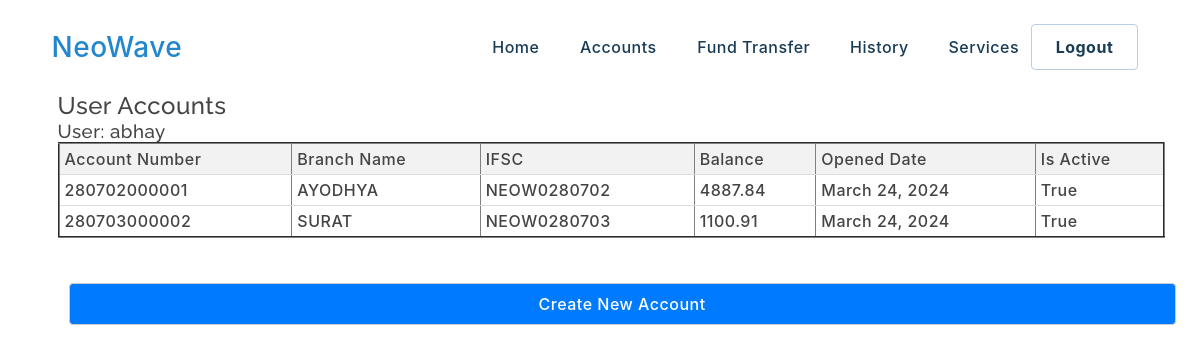
Before: /useraccounts (signed in) with the older database file.
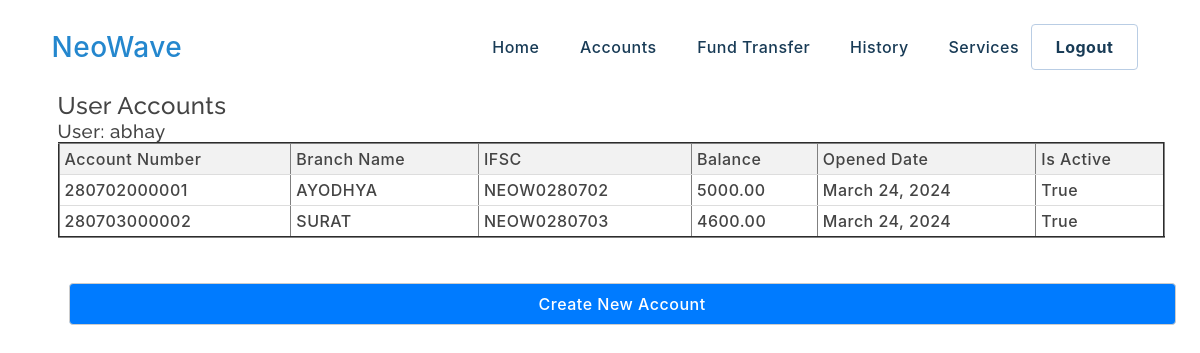
After: the same page with the newer database file.
### neowave/models.py (models this page shows, shortened)
class Account(models.Model):
	user = models.ForeignKey(User, on_delete=models.CASCADE)
	account_number = models.CharField(max_length=12, unique=True)
	branch_name = models.ForeignKey(Branch, on_delete=models.SET_NULL, null=True)
	ifsc = models.CharField(max_length=11, default='')
	balance = models.DecimalField(max_digits=10, decimal_places=2, default=0)
	opened_date = models.DateField(default=datetime.now)
	is_active = models.BooleanField(default=True)
	account_holder_name = models.CharField(max_length=255, default='')

class Branch(models.Model):
	branch_name = models.CharField(max_length=100)
	address = models.CharField(max_length=255)
	ifsc = models.CharField(max_length=11, unique=True)
	pincode = models.CharField(max_length=6)
	def __str__(self):
		return self.branch_name

### neowave/views.py (the view)
# urls.py: path('useraccounts', views.useraccounts, name= 'useraccounts'),
@login_required
def useraccounts(request):
	accounts = Account.objects.filter(user=request.user)
	branches = Branch.objects.all()
	return render(request, 'useraccounts.html', {'accounts': accounts, 'branches': branches})

### templates/useraccounts.html (shortened to what this page needs)
{% extends 'base.html' %}
	{% block bodycontent %}
	<section>
		<div class="container">
			<div class="content">
				<h1>User Accounts</h1>
				<h3>User: {{ user.username }}</h3>
				{% if accounts %}
					<table border="2">
						<thead>
							<tr>
								<th>Account Number</th>
								<th>Branch Name</th>
								<th>IFSC</th>
								<th>Balance</th>
								<th>Opened Date</th>
								<th>Is Active</th>
							</tr>
						</thead>
						<tbody>
							{% for account in accounts %}
								<tr>
									<td>{{ account.account_number }}</td>
									<td>{{ account.branch_name }}</td>
									<td>{{ account.ifsc }}</td>
									<td>{{ account.balance }}</td>
									<td>{{ account.opened_date }}</td>
									<td>{{ account.is_active }}</td>
								</tr>
							{% endfor %}
						</tbody>
					</table>
				{% else %}
					<p>No accounts found.</p>
				{% endif %}
				<br><br>
				<a href="createaccount"><button>Create New Account</button></a>
			</div>
		</div>
	</section>
	{% endblock%}

### templates/base.html (shortened to what this page needs)
{% load static %}
<!DOCTYPE html>
<html lang="en">
<head>
	<link href="{% static 'css/style.css' %}" rel="stylesheet">
</head>
<body>
	<header id="header" class="fixed-top">
			<nav>
				<div class="titlecontainer">
					<h1 class="logo"><a href="/">NeoWave</a></h1>
				</div>
				<div class="nav-and-sign">
					<ul class="nav-menu">
						<li class="nav-menu-item"><a href="/">Home</a></li>
						<li class="nav-menu-item"><a href="/useraccounts">Accounts</a></li>
						<li class="nav-menu-item"><a href="/initiate_transaction">Fund&nbsp;Transfer</a></li>
						<li class="nav-menu-item"><a href="/transaction_history">History</a></li>
						<li class="dropdown nav-menu-item">Services
						</li>
					</ul>
					<div class="sign">
						{% if user.is_authenticated %}
							<li><a class="signin white-button-blue-text" href="logout">Logout</a></li>
						{% else %}
							<li><a class="signin white-button-blue-text" href="login">Login&nbsp;or&nbsp;Signup</a></li>
						{% endif %}
					</div>
				</div>
			</nav>
	</header>
	<br>
		{% block bodycontent %}
		{% endblock %}
</body>
</html>

### static/css/style.css (style rules this page uses)
* { margin: 0 1%; padding: 0; text-decoration: none; list-style: none; font-weight: 500; letter-spacing: .5px; font-family: Inter, -apple-system, BlinkMacSystemFont, "Segoe UI", Roboto, Helvetica, Arial, sans-serif, "Apple Color Emoji", "Segoe UI Emoji", "Segoe UI Symbol"; }
h1, h2, h3, h4, h5, h6 { font-family: "Raleway", sans-serif; }
#header .logo { font-size: 28px; line-height: 1; font-weight: 300; letter-spacing: 0.5px; font-family: "Poppins", sans-serif; }
nav { display: flex; padding: 25px 20px 0 0%; justify-content: space-between; align-items: center; }
.titlecontainer { display: flex; width: 545px; }
.nav-and-sign { display: flex; align-items: center; background-color: #fff; color: #fff; }
.nav-menu { display: inline-flex; background-color: #fff; }
.nav-menu-item { padding: 12px 15px; }
.nav-menu-item a, .dropdown { color: #183b56; position: relative; }
.sign { margin-left: 25px; display: flex; align-items: center; background-color: #fff; }
.white-button-blue-text { padding: 12px 24px; color: #183b56; border: 1px solid #b9cde4; border-radius: 4px; margin: 0 10px; font-weight: 700; }
.signin { background-color: #fff; }
a { color: #2487ce; text-decoration: none; }
body { font-family: "Open Sans", sans-serif; color: #444; margin: 0; padding: 0; }
select, input[type="text"], input[type="number"], input[type="password"], input[type="email"], button { width: 100%; padding: 10px; margin-top: 5px; border: 1px solid #ccc; border-radius: 4px; box-sizing: border-box; font-size: 16px; }
button, .button { width: 100%; padding: 10px; margin-top: 5px; border: 1px solid #ccc; border-radius: 4px; box-sizing: border-box; font-size: 16px; background-color: #007bff; color: #fff; cursor: pointer; }

### templates/useraccounts.html (style rules this page uses)
table { border-collapse: collapse; width: 100%; }
th, td { padding: 5px; text-align: left; border-bottom: 1px solid #ddd; }
th { background-color: #f2f2f2; }

Changed rows visible on the page:
changed Account "NEOW0280702": balance "4887.84" → "5000.00"
changed Account "NEOW0280703": balance "1100.91" → "4600.00"
